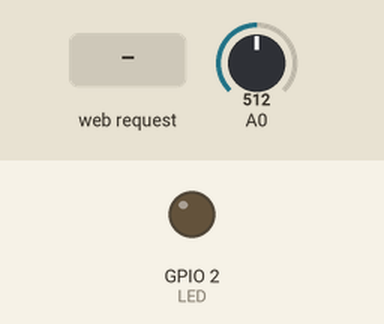
Simulated run of this program. Board: ESP8266 (NodeMCU). On the bench: output pins drawn as LEDs (lit = HIGH). The test bench sets the inputs (shaded band); at power-on: A0 = 512. WiFi joins after 1.5 s; servers stay silent unless stated; what the program prints to the serial monitor is not drawn.

Above: at 3.2 s.
3.3 s: HTTP request GET /get received
At 3.9 s:
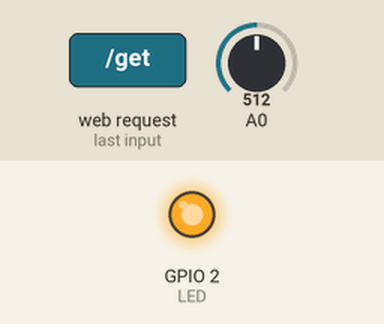
Timing chart, 0 to 6.3 s (numbered marks = the images above; inputs shaded):
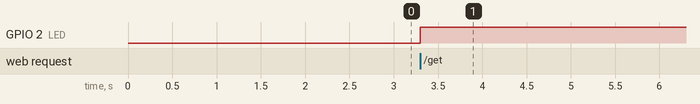

The program:

main.cpp
```cpp
#include <Arduino.h>
#include <ArduinoOTA.h>
#include <ESP8266WiFi.h>
#include <ESP8266mDNS.h>
#include <WiFiClient.h>
#include <ESP8266WebServer.h>

const int LED = 2;
/*
 * WiFi network credentials
 */
const char* ssid = "";
const char* password = "";
/*
 * Define some global variables for handling connections
 */
WiFiServer wifi_server(6666);
WiFiClient client;
String recv_string = "";
/*
 * Filtering settings
 */
unsigned long filter_delay = 10;  //10 ms
float filter_weight = 2*3.14*((float)filter_delay)/1000; //1 Hz filter
int avalue_int = 0;
float avalue_volts = 0;
float avalue_avg = 0;
unsigned long current_millis = 0;
unsigned long previous_millis = 0;
/*
 * Setup phase
 */
void setup() {
  pinMode(LED,OUTPUT);
  digitalWrite(LED,0);
  //Start the serial connection
  Serial.setTimeout(20);
  Serial.begin(115200);
  Serial.println("Booting...");
  //Connect to the WiFi
  WiFi.mode(WIFI_STA);
  WiFi.setHostname("esp-power-monitor");
  WiFi.begin(ssid,password);
  while (WiFi.status() != WL_CONNECTED) {
    delay(1000);
    Serial.println("Connecting to WiFi..");
  }

  Serial.println(WiFi.localIP());

  if (!MDNS.begin("esp-power-monitor")) {
    Serial.println("Error setting up MDNS responder!");
  } else {
    Serial.println("mDNS started");
  }
  /*
   * This stuff allows for "over-the-air" updates via WiFi.
   */
  ArduinoOTA.onStart([]() {
    Serial.println("Start");
  });
  ArduinoOTA.onEnd([]() {
    Serial.println("\nEnd");
  });
  ArduinoOTA.onProgress([](unsigned int progress, unsigned int total) {
    Serial.printf("Progress: %u%%\r", (progress / (total / 100)));
  });
  ArduinoOTA.onError([](ota_error_t error) {
    Serial.printf("Error[%u]: ", error);
    if (error == OTA_AUTH_ERROR) Serial.println("Auth Failed");
    else if (error == OTA_BEGIN_ERROR) Serial.println("Begin Failed");
    else if (error == OTA_CONNECT_ERROR) Serial.println("Connect Failed");
    else if (error == OTA_RECEIVE_ERROR) Serial.println("Receive Failed");
    else if (error == OTA_END_ERROR) Serial.println("End Failed");
  });
  ArduinoOTA.begin();
  //Start the web server
  wifi_server.begin();
  //Get the current time
  current_millis = millis();
}

void loop() {
  //This is needed for OTA updates to work
  ArduinoOTA.handle();
  /*
   * This section reads data from the ADC and averages it without introducing a delay
   */
  current_millis = millis();
  if (current_millis - previous_millis > filter_delay) {
    previous_millis = current_millis;
    avalue_int = analogRead(A0);
    avalue_volts = ((float) avalue_int)/1024*6;
    avalue_avg = avalue_avg/(1 + filter_weight) + filter_weight/(1 + filter_weight)*avalue_volts;
  } else if (current_millis < previous_millis) {
    previous_millis = 0;
  }

  /*
   * This section connects to a client and returns averaged data
   */
  client = wifi_server.available();
  if (client) {
    //Only executes when a client is connected
    // Serial.println("Client connected");
    while (client) {
      //Exits this loop when the client disconnects
      digitalWrite(LED,1);
      while (client.available() > 0) {
        //Grab data from client
        char c = client.read();
        if (c == '\n') {
          if (recv_string == "get") {
            client.print(String(avalue_avg,6) + "\r\n");
            recv_string = "";
          } else {
            recv_string = "";
          }
        } else {
          recv_string += c;
        }
      }
      //Delay between reads (10 ms)
      delay(10);
    }
    client.stop();
    digitalWrite(LED,0);
    // Serial.println("Client disconnected");
  } else {
    recv_string = "";
    digitalWrite(LED,0);
  }

}
```

Measured:
- after the input at 3.3 s, GPIO 2 (LED): LOW → HIGH at once
